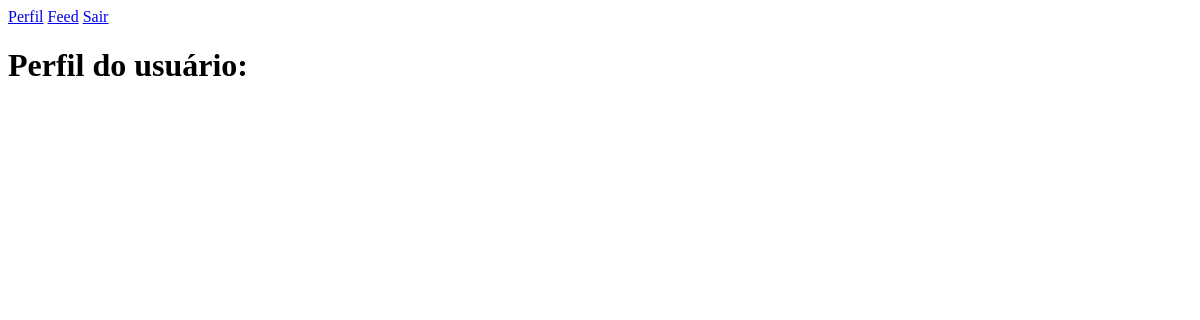
/perfil/2 (signed in), run on an earlier commit of the app's database.
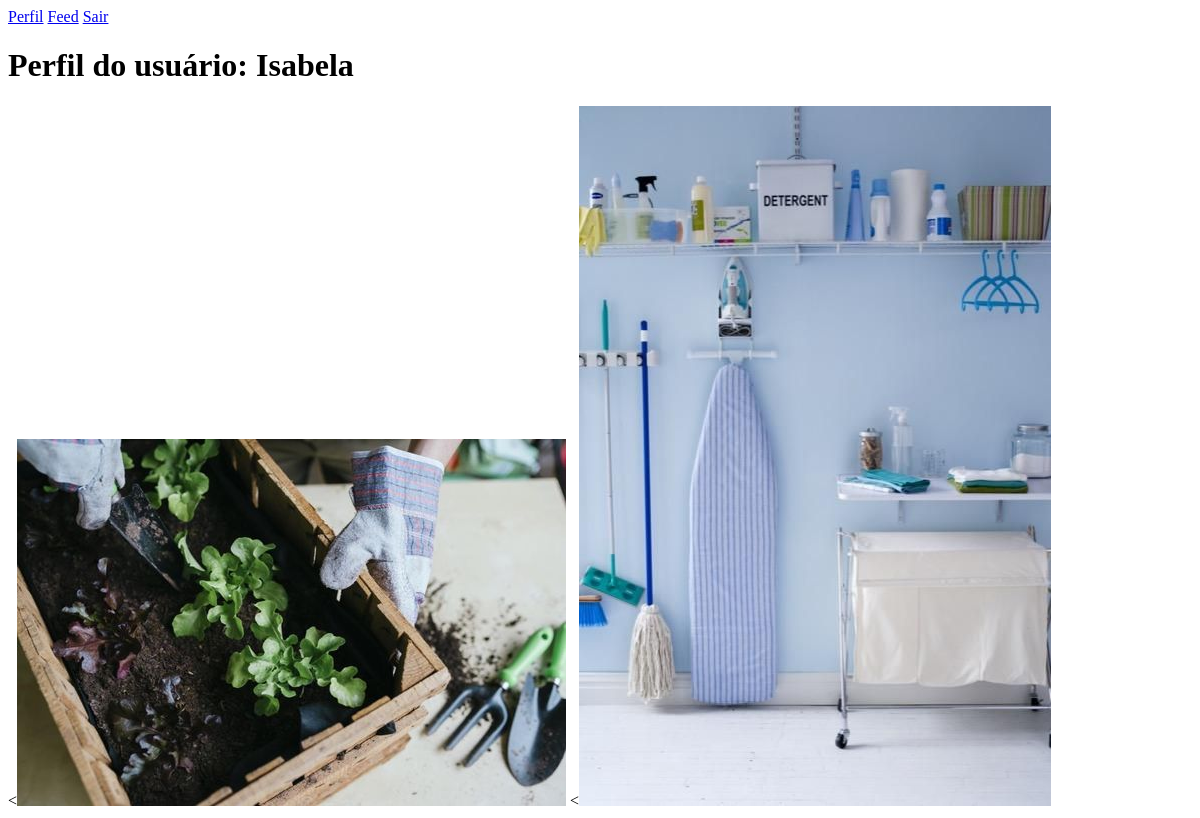
And on a later commit of the database.
### fakepinterest/models.py (models this page shows)
class Usuario(database.Model, UserMixin):
    id = database.Column(database.Integer, primary_key=True)
    username = database.Column(database.String, nullable=False)
    email = database.Column(database.String, nullable=False, unique=True)
    senha = database.Column(database.String, nullable=False)
    fotos = database.relationship('Foto', backref='usuario', lazy=True)

class Foto(database.Model):
    id = database.Column(database.Integer, primary_key=True)
    imagem = database.Column(database.String, default='default.png')
    data_criacao = database.Column(database.DateTime, default= datetime.now(timezone.utc))
    id_usuario = database.Column(database.Integer, database.ForeignKey('usuario.id'), nullable=False)

### fakepinterest/routes.py (the view)
@app.route('/perfil/<id_usuario>', methods=["POST", "GET"])
@login_required
def perfil(id_usuario):
    if int(id_usuario) == int(current_user.id):
        form_foto = FormFoto()
        print(f"Método de requisição: {request.method}") # Debug: verificar se é POST
        print(f"Formulário recebido? {form_foto.foto.data}") # Debug: verifica se o arquivo está chegando
        if form_foto.validate_on_submit():
            print ("Formulário validado!")  # 🔹 Confirma se o formulário foi validado corretamente
            if not form_foto.validate_on_submit():
                print ("Formulário não validado!")  # 🔹 Confirma se o formulário não foi validado corretamente
                print (form_foto.errors)  # 🔹 Mostra os erros de validação do formulário
                return render_template('perfil.html', usuario=current_user, form=form_foto)
            arquivo = form_foto.foto.data
            print(f"Arquivo recebido: {arquivo}")  # 🔹 Verifica se o arquivo foi recebido corretamente
            nome_seguro = secure_filename(arquivo.filename)
            print(f"Nome seguro do arquivo: {nome_seguro}")  # 🔹 Verifica se o nome do arquivo foi processado corretamente
            caminho = os.path.join(app.config["UPLOAD_FOLDER"], nome_seguro)
            print(f"Caminho para salvar: {caminho}")  # 🔹 Mostra o caminho onde a imagem será salva
            arquivo.save(caminho)  # 🔹 Salva o arquivo na pasta fotos_posts
            foto = Foto(imagem=nome_seguro, id_usuario=current_user.id)
            database.session.add(foto)
            database.session.commit()
            print("Foto salva no banco de dados!")  # 🔹 Confirma se a foto foi salva no banco
        return render_template('perfil.html', usuario=current_user, form=form_foto)
    else:
        usuario = Usuario.query.get(int(id_usuario))
        return render_template('perfil.html', usuario=usuario, form=None)

### fakepinterest/models.py (called while the page is built)
@login_manager.user_loader
def load_usuario(id_usuario):
    return Usuario.query.get(int(id_usuario))

### fakepinterest/templates/perfil.html (shortened to what this page needs)
{% extends 'homepage.html' %}  {% block body %}
<body>
  {% include 'navbar.html' %}
  <h1>Perfil do usuário: {{ usuario.username }}</h1>
   {% for foto in usuario.fotos %} <<img
    src="{{ url_for('static', filename='fotos_posts/{}'.format(foto.imagem)) }}"
  />
  {%endfor%}
</body>
{%endblock%}

What changed in the data, as far as the page shows it:
added Usuario: username "Isabela"
added Foto: imagem (picture)
added Foto: imagem (picture)
